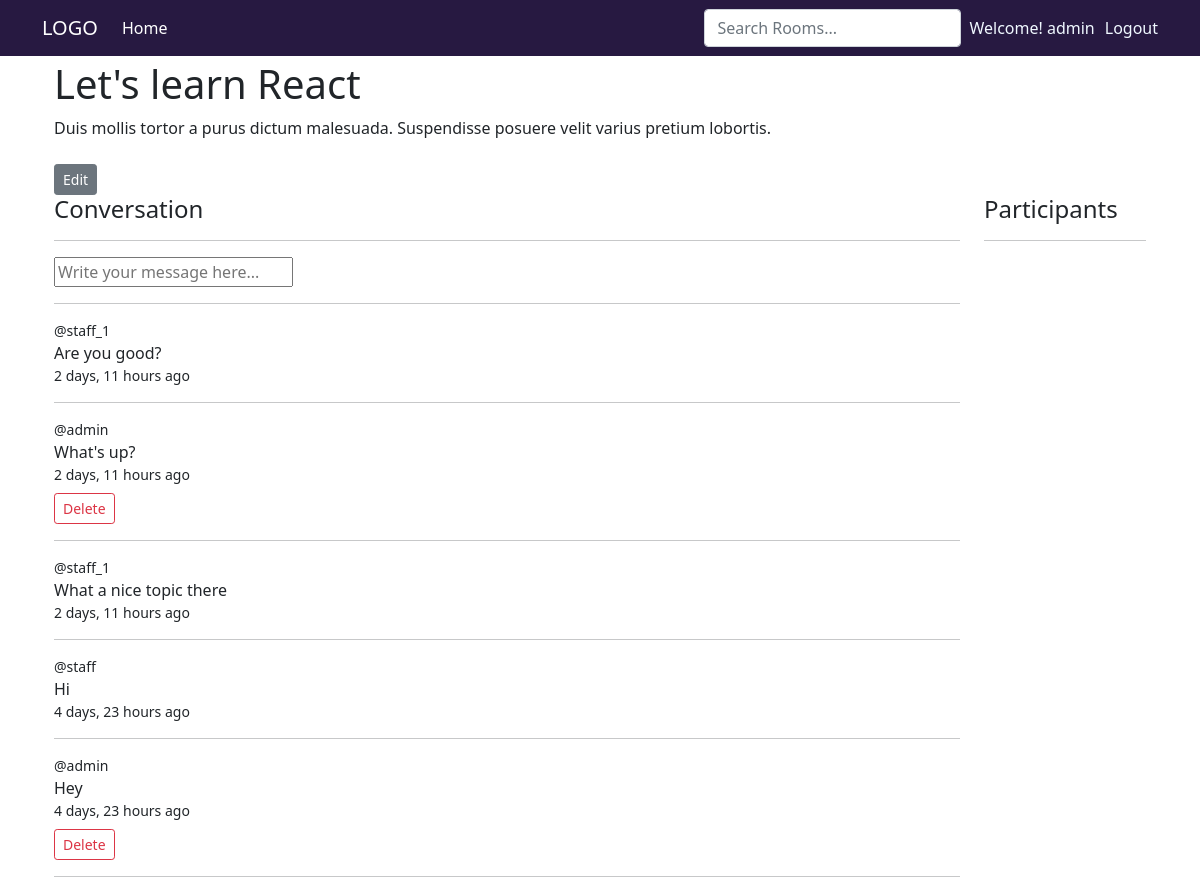
Screenshot of /room/1/ (signed in) with the database file from the repository.
### base/models.py (models this page shows, shortened)
class Room(models.Model):
    host = models.ForeignKey(User, on_delete=models.SET_NULL, null=True)
    topic = models.ForeignKey(Topic, on_delete=models.SET_NULL, null=True)
    participants = models.ManyToManyField(
        User, related_name='participants', blank=True)
    name = models.CharField(max_length=200)
    description = models.TextField(null=True, blank=True)
    updated = models.DateTimeField(auto_now=True)
    created = models.DateTimeField(auto_now_add=True)
    class Meta:
        ordering = ["-updated", "-created"]

class Message(models.Model):
    user = models.ForeignKey(User, on_delete=models.CASCADE)
    room = models.ForeignKey(Room, on_delete=models.CASCADE)
    body = models.TextField()
    updated = models.DateTimeField(auto_now=True)
    created = models.DateTimeField(auto_now_add=True)
    class Meta:
        ordering = ["-updated", "-created"]

### base/views.py (the view, shortened to what this page needs)
# urls.py: path("room/<str:pk>/", views.room, name="room"),
def room(request, pk):
    room = Room.objects.get(id=pk)
    messages = room.message_set.all()
    participants = room.participants.all()
    context = {"room": room, 'room_messages': messages,
               "participants": participants}
    return render(request, "base/room.html", context)

### base/templates/base/room.html (shortened to what this page needs)
{% extends 'main.html' %}
{% block content %}
<div class="container">
    <h1>{{room.name}}</h1>
    <p>{{room.description}}</p>
    <br>
    <a class="btn btn-secondary btn-sm" role="button" type="button" href="{% url 'update-room' room.id %}">Edit</a>
    <div class="row">
        <div class="col-lg-10">
            <h4>Conversation</h4>
            <hr>
            {%if request.user.is_authenticated%}
            <div class="">
                <form action="" method="POST">
                    <input type="text" name="body" placeholder="Write your message here..." />
                </form>
            </div>
            <hr>
            {%for message in room_messages%}
            <div class="d-flex flex-column">
                <small>@{{message.user}}</small>
                <p>{{message.body}}</p>
                <small> {{message.created | timesince}} ago</small>
                {%if request.user == message.user%}
                <a type="button" class="btn btn-outline-danger btn-sm mt-2" style="width:fit-content;"
                    href="{% url 'delete-message' message.id%}">Delete</a>
                {%endif%}
                <hr>
            </div>
            {%endfor%}
        </div>
        <div class="col-lg-2">
            <h4>Participants</h4>
            <hr>
        </div>
    </div>
    {%endif%}
</div>
{% endblock %}

### templates/navbar.html (shortened to what this page needs)
{%load static%}
<nav class="navbar navbar-expand-lg navbar-dark nav-background fixed-top">
  <div class="container">
    <a class="navbar-brand" href="/">LOGO</a>
    <div class="navbar-collapse collapse" id="navbarColor01">
      <ul class="navbar-nav me-auto mb-2 mb-lg-0">
        <li class="nav-item">
          <a class="nav-link active" aria-current="page" href="/">Home</a>
        </li>
      </ul>
      <form class="d-flex" method="GET" action="{% url 'home' %}">
        <input class="form-control me-2" type="search" placeholder="Search Rooms..." aria-label="Search" name="q">
      </form>
      <div class="text-end">
        {% if request.user.is_authenticated %}
        <div class="nav-user-container">
          <p>Welcome! {{request.user}}</p>
          <a href=" {% url 'logout' %}">Logout</a>
        </div>
        {% else %}
        <a href="{% url 'login' %}" type="button" class="btn btn-outline-light me-2">Login</a>
        <a href="{% url 'register' %}" type="button" class="btn btn-warning">Sign-up</a>
        {% endif %}
      </div>
    </div>
  </div>
</nav>

### static/styles/styles.css (style rules this page uses)
p { margin: 0 !important; }
.nav-user-container { display: flex; flex-direction: row; justify-content: center; align-items: center; }
.nav-user-container a { margin-left: 10px; }
.nav-background { background: hsla(261, 96%, 9%, 0.9); color: aliceblue; }
.nav-background a { text-decoration: none; text-transform: none; color: inherit; }

### rows the page displays
Room: name "Let's learn React", description "Duis mollis tortor a purus dictum malesuada. Suspendisse posuere velit varius pretium lobortis."
Message: user "staff_1", body "Are you good?", created "2 days, 11 hours"
Message: user "admin", body "What's up?", created "2 days, 11 hours", shows "Delete"
Message: user "staff_1", body "What a nice topic there", created "2 days, 11 hours"
Message: user "staff", body "Hi", created "4 days, 23 hours"
Message: user "admin", body "Hey", created "4 days, 23 hours", shows "Delete"

### other values shown
{{ request.user }} "admin"
